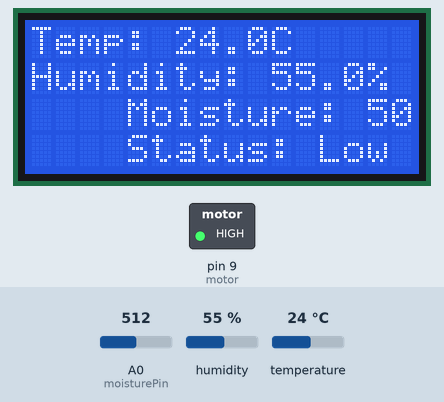
A sketch run on a simulated Arduino Uno, built with avr-gcc and run on an emulated ATmega328P. Parts: 16×4 character LCD, switched loads named in the sketch (green lamp = pin HIGH). Inputs (shaded band) come from the test bench; at power-on: A0 (moisturePin) = 512, humidity 55 %, temperature 24 °C. What the sketch prints to the serial monitor is not drawn.

Above: at 5.2 s.
5.3 s: A0 (moisturePin) set to 420
11.0 s: A0 (moisturePin) set to 395
At 15.7 s:
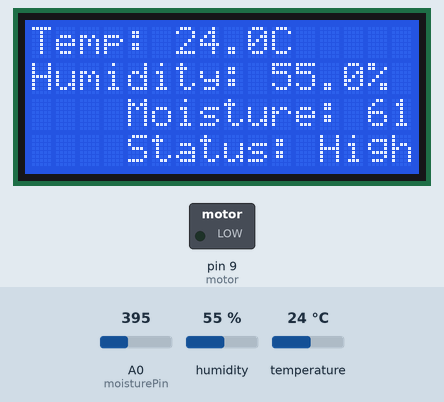
16.7 s: humidity set to 22 %
At 20.0 s:
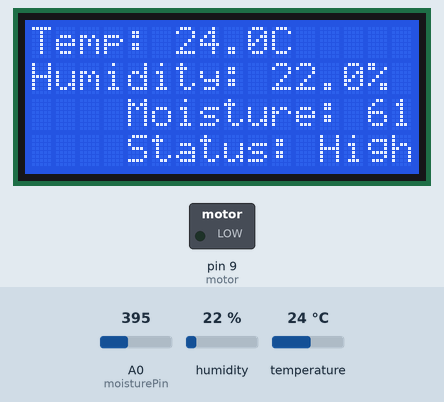
22.4 s: temperature set to 12 °C
At 25.6 s:
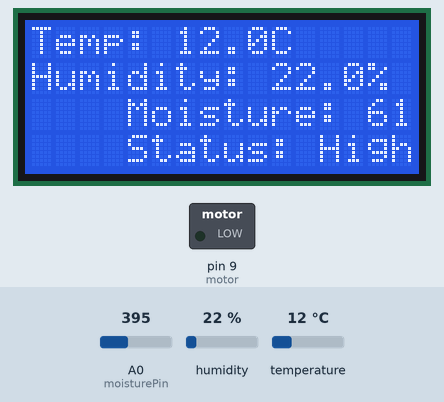
28.1 s: humidity set to 40 %
At 30.0 s:
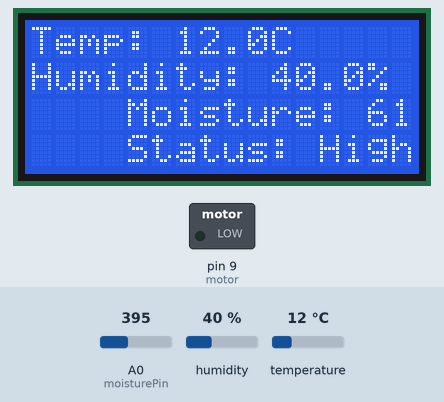
33.8 s: A0 (moisturePin) set to 306
At 35.6 s:
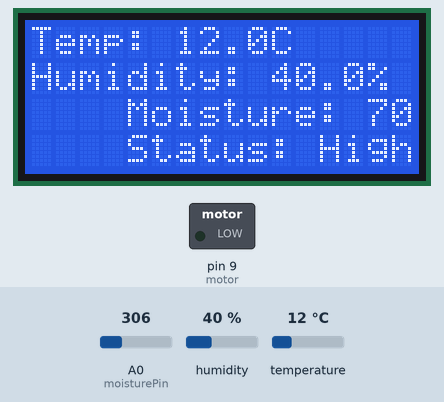
Timing chart, 0 to 37.1 s (numbered marks = the images above; inputs shaded):
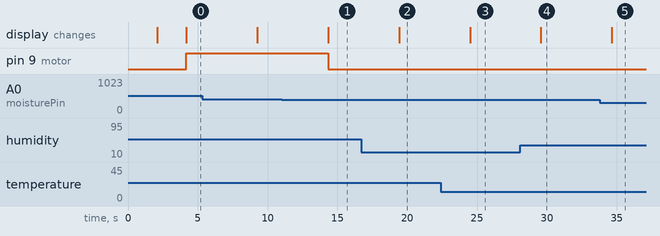

The sketch:

Greenhouse_Monitor.ino
```cpp
#include <Wire.h>
#include <LiquidCrystal_I2C.h>
#include <DHT.h>

LiquidCrystal_I2C lcd(0x27, 16, 4);

#define DHTPIN 2
#define DHTTYPE DHT11
DHT dht(DHTPIN, DHTTYPE);

const int moisturePin = A0;
const int motor = 9;

void setup() {
  pinMode(motor, OUTPUT);
  digitalWrite(motor, LOW); // ensure motor is off on startup

  Serial.begin(9600);

  lcd.init();        // fixed: use init() not begin()
  lcd.backlight();
  dht.begin();

  // Startup splash screen
  lcd.setCursor(3, 1);
  lcd.print("GREEN HOUSE");
  delay(2000);
  lcd.setCursor(2, 3);   // fixed: was -2
  lcd.print("KANDU_UNI_26");
  delay(2000);
  lcd.clear();
}

void loop() {
  float humidity    = dht.readHumidity();
  float temperature = dht.readTemperature();

  // Guard against failed DHT reads
  if (isnan(humidity) || isnan(temperature)) {
    lcd.clear();
    lcd.setCursor(0, 0);
    lcd.print("Sensor Error!");
    Serial.println("ERR|DHT_FAIL");
    delay(2000);
    return;
  }

  // Float math for accurate percentage (replaces map())
  int rawMoisture = analogRead(moisturePin);
  float moisturePercent = (1.0 - rawMoisture / 1023.0) * 100.0;

  lcd.clear();

  // Row 0 - Temperature
  lcd.setCursor(0, 0);
  lcd.print("Temp: ");
  lcd.print(temperature, 1);
  lcd.print("C");

  // Row 1 - Humidity
  lcd.setCursor(0, 1);
  lcd.print("Humidity: ");
  lcd.print(humidity, 1);
  lcd.print("%");

  // Row 2 - Moisture
  lcd.setCursor(0, 2);   // fixed: was -4
  lcd.print("Moisture: ");
  lcd.print(moisturePercent, 1);
  lcd.print("%");

  // Row 3 - Status and motor control
  lcd.setCursor(0, 3);   // fixed: was -4
  if (moisturePercent > 60) {
    lcd.print("Status: High ");
    digitalWrite(motor, LOW);   // soil wet, pump off
  } else {
    lcd.print("Status: Low  ");
    digitalWrite(motor, HIGH);  // soil dry, pump on
  }

  // Send data over Bluetooth
  Serial.print(temperature);
  Serial.print("C|");
  Serial.print(humidity);
  Serial.print("%|");
  Serial.print(moisturePercent);
  Serial.println("%");  // newline ends each data frame

  delay(5000);
}
```

Measured:
- the behaviour switches between 410 and 409 on A0 (moisturePin) (found by bisection; images 0 and 1)
- after the input at 11.0 s, pin 9 (motor): HIGH → LOW after 3.3 s; the display: changes after 3.3 s (image 1)
- after the input at 16.7 s, the display: changes after 2.7 s (image 2)
- after the input at 22.4 s, the display: changes after 2.1 s (image 3)
- after the input at 28.1 s, the display: changes after 1.5 s (image 4)
- after the input at 33.8 s, the display: changes after 0.86 s (image 5)
